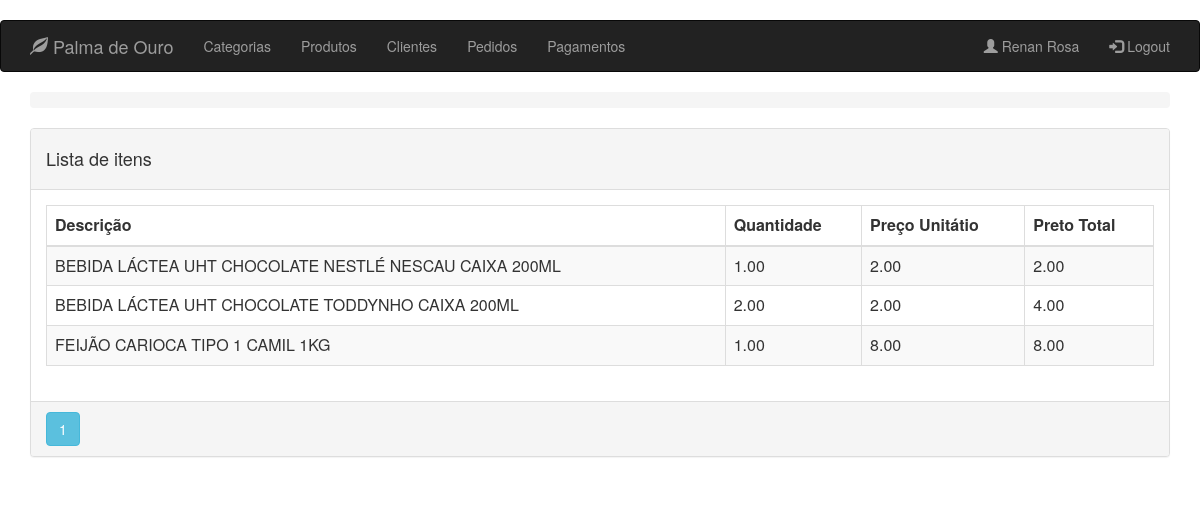
Page /order/1/items (signed in) on the committed database.
### app/models.py (models this page shows, shortened)
class User(db.Model):
    __metaclass__ = ABCMeta
    __abstract__ = True
    id = db.Column(db.Integer, primary_key=True)
    name = db.Column(db.String(64), nullable=False, index=True)
    phone_number = db.Column(db.String(13), nullable=False)

class Clerk(User, UserMixin):
    __tablename__ = 'clerks'
    image_file = db.Column(db.String(24), default='default.png')
    email = db.Column(db.String(64), unique=True)
    password_hash = db.Column(db.String(128), nullable=False)
    __mapper_args__ = {
        'concrete': True
    }
    @property
    def password(self) -> None:
        raise AttributeError('password is not a readable attribute')

class Item(db.Model):
    __tablename__ = 'items'
    id = db.Column(db.Integer, primary_key=True)
    order_id = db.Column(db.Integer, ForeignKey('orders.id'), nullable=False)
    product_id = db.Column(db.Integer, ForeignKey('products.id'), nullable=False)
    quantity = db.Column(db.Numeric(5, 2), nullable=False)
    extended_cost = db.Column(db.Numeric(7, 2), nullable=False)
    order = relationship("Order", backref=backref('items', order_by=id), lazy=True)
    product = relationship("Product", uselist=False)
    __table_args__ = (CheckConstraint(quantity >= 0.01, name='quantity_positive'),)

class Product(db.Model):
    __tablename__ = 'products'
    id = db.Column(db.Integer, primary_key=True)
    description = db.Column(db.String(64))
    image_file = db.Column(db.String(32), default='default.jpg')
    unit_cost = db.Column(db.Numeric(6, 2), nullable=False)
    is_available = db.Column(db.Boolean, nullable=False)
    code = db.Column(db.String(13), unique=True, nullable=False)
    category_id = db.Column(db.Integer, ForeignKey('categories.id'), nullable=False)
    category = relationship("Category", backref=backref('products', order_by=description))
    __table_args__ = (CheckConstraint(unit_cost >= 0.00, name='unit_cost_positive'),)

### app/routes/order/routes.py (the view)
@blueprint_order.route('/order/<int:id>/items', methods=['GET'])
@login_required
def items_order(id):
    order = Order.query.get_or_404(id)
    page = request.args.get('page', 1, type=int)
    all_items = Item.query.filter_by(order=order).paginate(page, per_page=10)
    return render_template('order/items.html', order_items=all_items)

### app/models.py (called while the page is built)
@login_manager.user_loader
def load_user(id):
    return Clerk.query.get(id)

### app/templates/order/items.html (shortened to what this page needs)
{% extends "base.html" %}
{% block page_content %}
<div class="panel panel-default">
    <div class="panel-heading">
        <div class="row">
            <div class="col col-xs-6">
                <h4>Lista de itens</h4>
            </div>
        </div>
    </div>
    <div class="panel-body">
        <table class="table table-striped table-responsive table-bordered">
            <thead>
                <tr>
                    <th>Descrição</th>
                    <th>Quantidade</th>
                    <th>Preço Unitátio</th>
                    <th>Preto Total</th>
                </tr>
            </thead>
            <tbody>
                {% for item in order_items.items %}
                <tr>
                    <td>{{ item.product.description }}</td>
                    <td>{{ item.quantity }}</td>
                    <td>{{ item.product.unit_cost }}</td>
                    <td>{{ item.extended_cost }}</td>
                </tr>
                {% endfor %}
            </tbody>
        </table>
    </div>
    <div class="panel-footer p-0">
        {% for page_number in order_items.iter_pages(left_edge=1,right_edge=1,left_current=1,right_current=2) %}
                    {% if page_number %}
                        {% if order_items.page == page_number %}
                            <a class="btn btn-info mb-4"
                               href="{{ url_for('blueprint_order.get_orders',page=page_number) }}">{{ page_number }}</a>
                        {% else %}
                            <a class="btn btn-outline-info mb-4"
                               href="{{ url_for('blueprint_order.get_orders',page=page_number) }}">{{ page_number }}</a>
                        {% endif %}
                    {% else %}
                        ...
                    {% endif %}
        {% endfor %}
    </div>
</div>
{% endblock %}

### app/templates/base.html (shortened to what this page needs)
﻿{% extends "bootstrap/base.html" %}
    {% block head %}
    {{ super() }}
    {% endblock %}
    {% block navbar %}
    <header>
        <nav class="navbar navbar-inverse">
            <div class="container">
                <div class="navbar-header">
                    <a class="navbar-brand" href="{{ url_for('blueprint_client.get_clients') }}">
                        <span class="glyphicon glyphicon-leaf"></span> Palma de Ouro
                    </a>
                </div>
                <ul class="nav navbar-nav">
                    <li>
                        <a class="nav-item nav-link"
                           href="{{ url_for('blueprint_category.get_categories') }}">Categorias</a>
                    </li>
                    <li>
                        <a class="nav-item nav-link" href="{{ url_for('blueprint_product.get_products') }}">Produtos</a>
                    </li>
                    <li>
                        <a class="nav-item nav-link"
                           href="{{ url_for('blueprint_client.get_clients') }}">Clientes</a>
                    </li>
                    <li>
                        <a class="nav-item nav-link"
                           href="{{ url_for('blueprint_order.get_orders') }}">Pedidos</a>
                    </li>
                    <li>
                        <a class="nav-item nav-link"
                           href="{{ url_for('blueprint_payment.get_payment') }}">Pagamentos</a>
                    </li>
                </ul>
                <ul class="nav navbar-nav navbar-right">
                    {% if current_user.is_authenticated %}
                    <li>
                        <a class="nav-item nav-link" href="{{ url_for('blueprint_clerk.account') }}">
                            <span class="glyphicon glyphicon-user"></span>
                            {{ current_user.name }}
                        </a>
                    </li>
                    <li>
                        <a class="nav-item nav-link" href="{{ url_for('blueprint_clerk.logout') }}">
                            <span class="glyphicon glyphicon-log-in"></span>
                            Logout
                        </a>
                    </li>
                    {% else %}
                    <li>
                        <a class="nav-item nav-link" href="{{ url_for('blueprint_clerk.login') }}">
                            <span class="glyphicon glyphicon-user"></span> Login
                        </a>
                    </li>
                    {% endif %}
                </ul>
            </div>
        </nav>
        <div class="container pt-3">
            <nav aria-label="breadcrumb">
                <ol class="breadcrumb primary-color">
                </ol>
            </nav>
        </div>
    </header>
    {% endblock %}
        {% block content  %}
        <div class="container pt-3">
            {% block page_content %}
            {% endblock %}
        </div>
        {% endblock %}

### rows in the picture
Clerk: name "Renan Rosa"
Item: product.description "BEBIDA LÁCTEA UHT CHOCOLATE NESTLÉ NESCAU CAIXA 200ML", quantity "1.00", product.unit_cost "2.00", extended_cost "2.00"
Item: product.description "BEBIDA LÁCTEA UHT CHOCOLATE TODDYNHO CAIXA 200ML", quantity "2.00", product.unit_cost "2.00", extended_cost "4.00"
Item: product.description "FEIJÃO CARIOCA TIPO 1 CAMIL 1KG", quantity "1.00", product.unit_cost "8.00", extended_cost "8.00"

### other values in the picture
{{ page_number }} "1"
